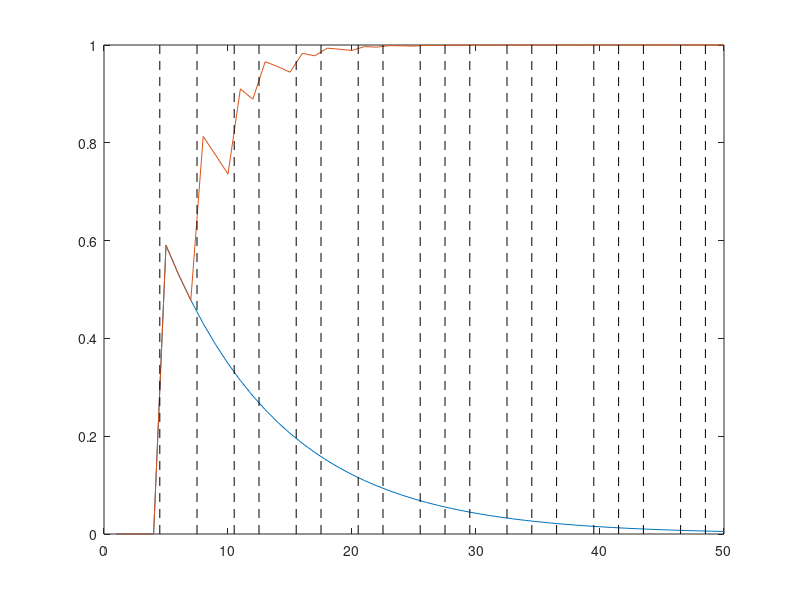

Write MATLAB code to recreate this figure.
gamma_0 = 0.5;
alpha = 0.05;

prob_low = 0.1;
high = 100;
low = 30;
P_a1_null_high = binocdf(high,100,.5,'upper');
P_a1_null_low = binocdf(low,100,.5,'upper');

% null follows binopdf

for N = 5:50
disp(N)
%% probability of significant results with i = 1
i = 1;

% no participant is outlier
% thus, acc is high 
prob1 = binocdf(i-1,N,prob_low);

P_a1_null = P_a1_null_high;
Q_n = (1-gamma_0)*P_a1_null+gamma_0;
L1 = binocdf(i-1,N,1-Q_n);
H1 = (L1 < alpha);

% one or more participant is ourlier
% thus, acc is low outlier
prob2 = 1-prob1;

P_a1_null = P_a1_null_low;
Q_n = (1-gamma_0)*P_a1_null+gamma_0;
L2 = binocdf(i-1,N,1-Q_n);
H2 = (L2 < alpha);

P_sig(1,N) = prob1*H1 + prob2*H2;


%% calculate maximum i
prob_min = 0;
i=0;
while prob_min < alpha
i=i+1;previous_prob_min = prob_min;
prob_min =  binocdf(i-1,N,(1-gamma_0));
end
prob_min = previous_prob_min;
i=i-1;

% less than i participant is outlier
% thus, acc is high 
prob1 = binocdf(i-1,N,prob_low);

P_a1_null = P_a1_null_high;
Q_n = (1-gamma_0)*P_a1_null+gamma_0;
L1 = binocdf(i-1,N,1-Q_n);
H1 = (L1 < 0.05);

% one or more participant is ourlier
% thus, acc is low outlier
prob2 = 1-prob1;
P_a1_null = P_a1_null_low;
Q_n = (1-gamma_0)*P_a1_null+gamma_0;
L2 = binocdf(i-1,N,1-Q_n);
H2 = (L2 < 0.05);

P_sig(2,N) = prob1*H1 + prob2*H2;

i_max(N)  = i;

end
figure; plot(P_sig'); hold on
temp_x = find(diff(i_max))+0.5;
temp_y = axis;
temp_y = temp_y([3 4]);
for i = 1:length(temp_x)
plot([temp_x(i) temp_x(i)],temp_y,'k--')
end



